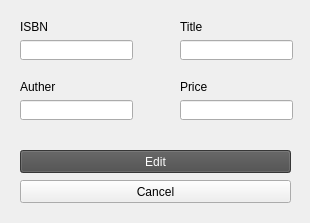
<?xml version="1.0" encoding="UTF-8"?>
<ui version="4.0">
 <class>Form</class>
 <widget class="QWidget" name="Form">
  <property name="geometry">
   <rect>
    <x>0</x>
    <y>0</y>
    <width>310</width>
    <height>223</height>
   </rect>
  </property>
  <property name="windowTitle">
   <string>Form</string>
  </property>
  <widget class="QLabel" name="label">
   <property name="geometry">
    <rect>
     <x>20</x>
     <y>20</y>
     <width>47</width>
     <height>13</height>
    </rect>
   </property>
   <property name="text">
    <string>ISBN</string>
   </property>
  </widget>
  <widget class="QLineEdit" name="autherInput">
   <property name="geometry">
    <rect>
     <x>20</x>
     <y>100</y>
     <width>113</width>
     <height>20</height>
    </rect>
   </property>
  </widget>
  <widget class="QLabel" name="label_4">
   <property name="geometry">
    <rect>
     <x>180</x>
     <y>80</y>
     <width>47</width>
     <height>13</height>
    </rect>
   </property>
   <property name="text">
    <string>Price</string>
   </property>
  </widget>
  <widget class="QLabel" name="label_3">
   <property name="geometry">
    <rect>
     <x>180</x>
     <y>20</y>
     <width>47</width>
     <height>13</height>
    </rect>
   </property>
   <property name="text">
    <string>Title</string>
   </property>
  </widget>
  <widget class="QLineEdit" name="titleInput">
   <property name="geometry">
    <rect>
     <x>180</x>
     <y>40</y>
     <width>113</width>
     <height>20</height>
    </rect>
   </property>
  </widget>
  <widget class="QLineEdit" name="ISBNInput">
   <property name="geometry">
    <rect>
     <x>20</x>
     <y>40</y>
     <width>113</width>
     <height>20</height>
    </rect>
   </property>
  </widget>
  <widget class="QLineEdit" name="priceInput">
   <property name="geometry">
    <rect>
     <x>180</x>
     <y>100</y>
     <width>113</width>
     <height>20</height>
    </rect>
   </property>
  </widget>
  <widget class="QLabel" name="label_2">
   <property name="geometry">
    <rect>
     <x>20</x>
     <y>80</y>
     <width>47</width>
     <height>13</height>
    </rect>
   </property>
   <property name="text">
    <string>Auther</string>
   </property>
  </widget>
  <widget class="QPushButton" name="cancelBtn">
   <property name="geometry">
    <rect>
     <x>20</x>
     <y>180</y>
     <width>271</width>
     <height>23</height>
    </rect>
   </property>
   <property name="text">
    <string>Cancel</string>
   </property>
  </widget>
  <widget class="QPushButton" name="editBtn">
   <property name="geometry">
    <rect>
     <x>20</x>
     <y>150</y>
     <width>271</width>
     <height>23</height>
    </rect>
   </property>
   <property name="styleSheet">
    <string notr="true">background-color: rgb(75, 75, 75);
color: rgb(253, 253, 253);</string>
   </property>
   <property name="text">
    <string>Edit</string>
   </property>
  </widget>
 </widget>
 <resources/>
 <connections/>
</ui>
